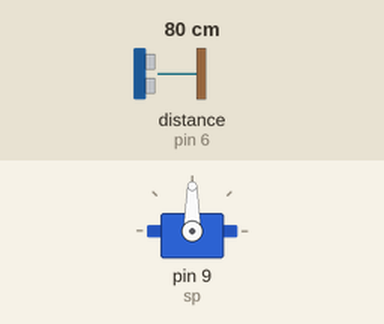
Bench run of a sketch on a simulated Arduino Uno, built with avr-gcc and run on an emulated ATmega328P. On the bench: servo. Wiring (inferred from the names in the program): ultrasonic range finder: trigger pin 5; echo pin 6. The inputs (shaded band) are chosen by the test bench; at power-on: distance to the obstacle (sensor on pin 6) 80 cm. The echo pulse lasts 58.3 µs per cm; what the sketch prints to the serial monitor is not drawn.

Above: at 1.2 s.
1.3 s: distance to the obstacle (sensor on pin 6) set to 2 cm
At 2.0 s:
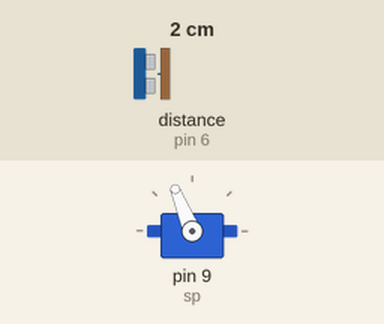
2.8 s: distance to the obstacle (sensor on pin 6) set to 35 cm
At 4.0 s:
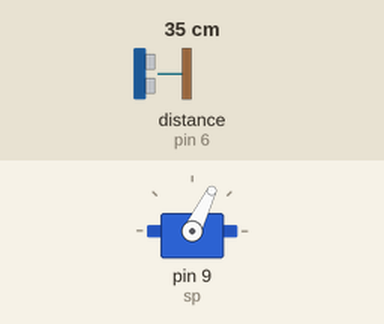
Timing chart, 0 to 5.8 s (numbered marks = the images above; inputs shaded):
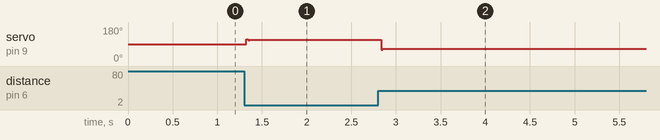

Measured:
- after the input at 1.3 s, servo on pin 9 (sp): 90° → 112° at once
- after the input at 2.8 s, servo on pin 9 (sp): 112° → 64° at once

The sketch:

ballbalance.ino
```cpp
#include <Servo.h>
Servo manthanservo;
int sp=9;
int trigPin = 5;    // Trigger
int echoPin = 6;    // Echo
long duration, cm, inches;
int lastcm=20;
int pos=72;


double kp=4;
double ki=0;
double kd=800;
double error=0;
double Setpoint=23;
unsigned long currentTime, previousTime;
double elapsedTime;
double cumError, rateError;
 double lastError;


void setup() {

  Serial.begin (10500);

  pinMode(trigPin, OUTPUT);
  pinMode(echoPin, INPUT);
  manthanservo.attach(sp);
}

void loop() {
  digitalWrite(trigPin, LOW);
  delayMicroseconds(5);
  digitalWrite(trigPin, HIGH);
  delayMicroseconds(6);
  digitalWrite(trigPin, LOW);


  pinMode(echoPin, INPUT);
  duration = pulseIn(echoPin, HIGH);


  cm = (duration/2) / 29;


  int disp=lastcm-cm;
  if(disp<0)
  disp=-disp;
  if(cm>46)
  cm=24;
  Serial.print(cm);
  Serial.print(" cm ");
if(disp<10)
  {


  double pid=computePID((double)cm);
  /*int d=constrain(cm,4,60);
  if(d<24)
  pos=map(d,4,24,60,74);
  else if(d>33)
  pos=map(d,33,58,76,82);
  else
  pos=75;.
  manthanservo.write(pos);
  Serial.print(pos);
    Serial.println();
    delay(50);

  }
  */
  pid=(int)pid;

  pid=map(pid,-110,110,40,120);

Serial.println(pid);
manthanservo.write(pid);
}
lastcm=cm;
}
double computePID(double inp){
        currentTime = millis();                //get current time
        elapsedTime = (double)(currentTime - previousTime);        //compute time elapsed from previous computation

        error = Setpoint - inp;                                // determine error

        rateError = (error - lastError)/elapsedTime;   // compute derivative
 /*if(-3< error && error < 3)
    {
      cumError += error * elapsedTime;
      delay(50);
    }
    else
    {
      cumError = 0;
    }*/
        double out = kp*error + ki*cumError + kd*rateError;

        lastError = error;
 // out=constrain(out,-25,25);
         Serial.println(out);

        return out;
}
```
